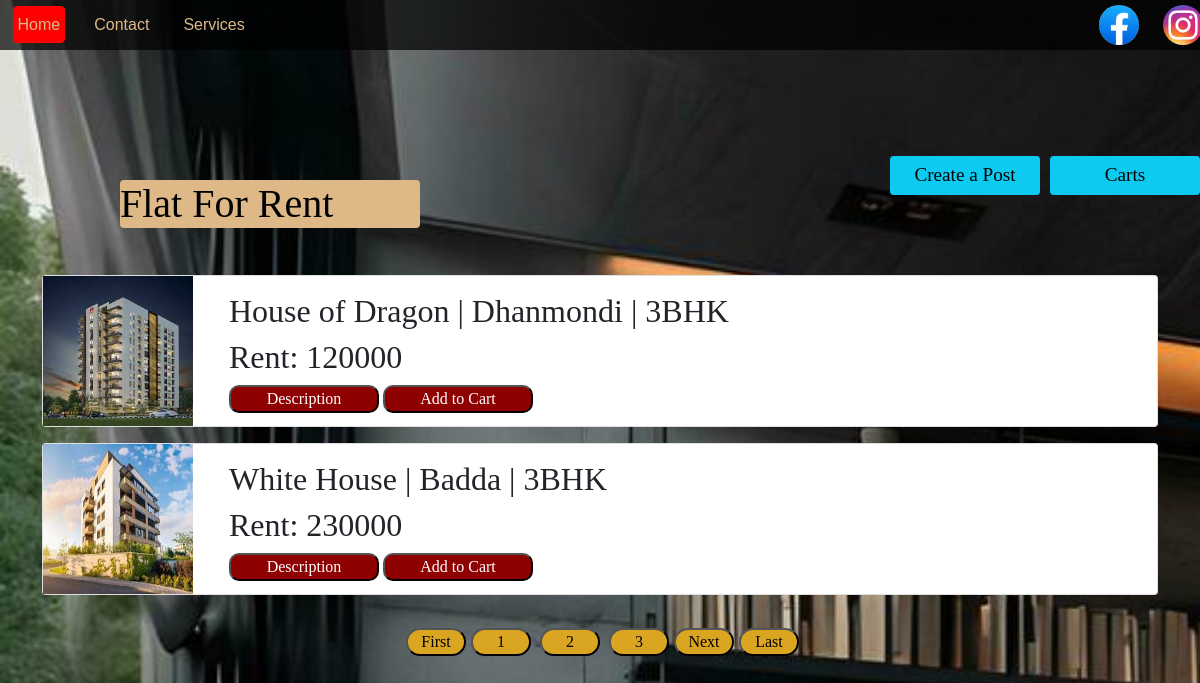
Page /php/home.php (signed in) on the earlier database version.
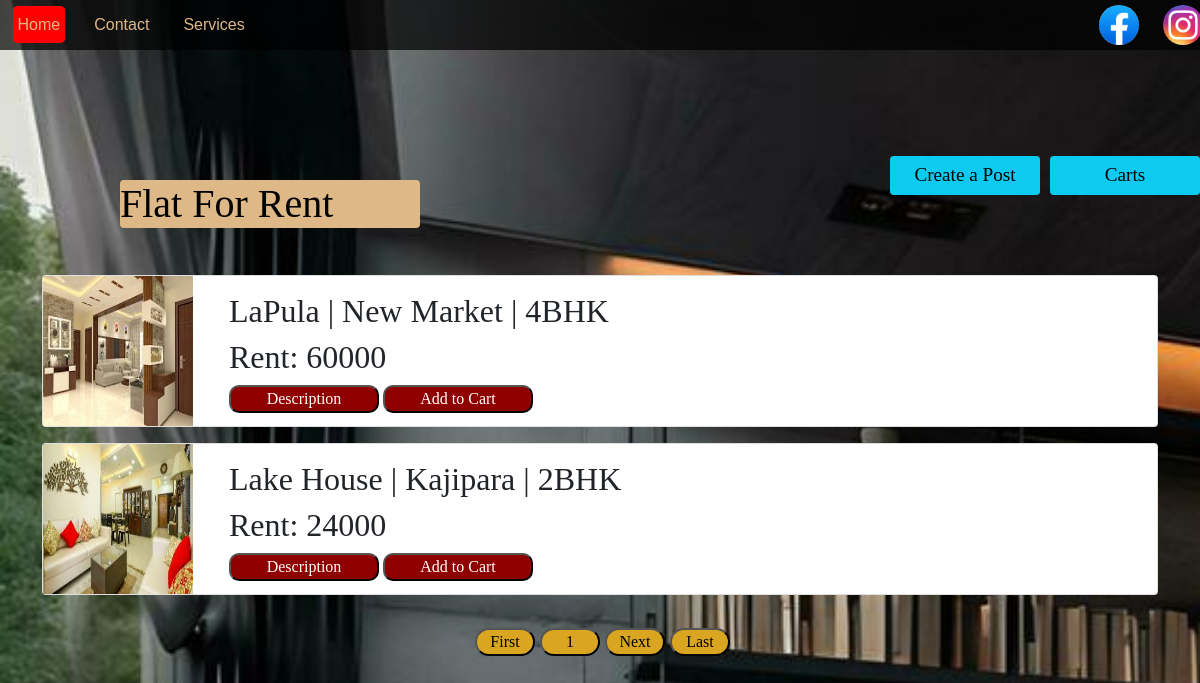
Same page on the later database version.
### tables this page shows
CREATE TABLE `flat` (
  `flat_id` int(11) NOT NULL,
  `owner_id` int(11) DEFAULT NULL,
  `name` varchar(255) DEFAULT NULL,
  `area` varchar(255) DEFAULT NULL,
  `size` varchar(255) DEFAULT NULL,
  `BHK` varchar(255) DEFAULT NULL,
  `address` varchar(255) DEFAULT NULL,
  `price` varchar(255) DEFAULT NULL,
  `image` varchar(255) DEFAULT NULL,
  `status` tinyint(1) DEFAULT NULL
);

### php/adds.php (called while the page is built, shortened)
<?php
require_once "database.php";
$start= 0;
$end= 2;
$query1= "SELECT * FROM flat";
$data = mysqli_query($con,$query1);
$num_of_rows= mysqli_num_rows($data);
$pages = ceil($num_of_rows / $end);
$sql="SELECT * FROM flat  LIMIT  $start,$end";
$all= mysqli_query($con,$sql);
?>

### php/home.php (the view, shortened to what this page needs)
<?php
require_once "database.php";
include "adds.php";
?>
<!DOCTYPE html>
<html>
<head>
    <link href="https://cdn.jsdelivr.net/npm/bootstrap@5.0.2/dist/css/bootstrap.min.css" rel="stylesheet">
    <link rel="stylesheet" type="text/css" href="../css/style.css">
    <link rel="stylesheet" type="text/css" href="../css/header.css">
    <link rel="stylesheet" type="text/css" href="../css/footer.css">
</head>
<body id="<?= $nr ?>">
<?php include "header.php"?>
<main>
<div>
<h1 class="ads">Flat For Rent</h1>
<div class="post">
    <a href='post.php' class='btn btn-info btn-sm'>Create a Post</a>
    <a href='carts.php' class='btn btn-info btn-sm'>Carts</a>
 </div>
<?php
    include "message.php";
?>
<div class="container py-5">
    <div class="row mt-4">
<?php
while($row = mysqli_fetch_assoc($all))
{
?>
      <div class="row-mb-3 mt-2">
          <div class="card mb-2">
              <img src="../image/<?= $row["image"]?>" width="150px" height="150px" alt="">
              <div class="card-body">
            <div class="info">
             <h2 class="title"><?= $row["name"]; ?> |</h2>
             <h2 class="title"><?= $row["area"]; ?> |</h2>
             <h2 class="title"><?= $row["BHK"]; ?></h2>
            </div>
             <h2 class="Email">Rent: <?= $row["price"]; ?></h2>
             <a href="description.php?id=<?= $row["flat_id"]; ?>"><button>Description</button></a>
             <a href="addtocart.php?id=<?= $row["flat_id"]; ?>"><button >Add to Cart</button></a>
            </div>
         </div>
      </div>
      <?php
 }
?>
    </div>
</div>
<div class="page-info">
    <?php
    if(!isset($_GET["page-nr"])){
        $page = 1;
    } else{
        $page = $_GET["page-nr"];
    }
    ?>
   <?php
   if ($page <= $pages){
    ?>
    <h4>showing <?= $page ?> of <?= $pages ?> pages</h4>
    <?php
   } else {
    ?>
  <h3>No Records Found</h3>
  <?php
   }
   ?>
</div>
<div class="pagination">
    <a href="home.php" ><button>First</button></a>
<div class="page_num">
    <?php
      for($counter = 1; $counter <= $pages; $counter++){
        ?>
        <a href="?page-nr=<?= $counter?>" <?php if ($page ==="home.php?page-nr= $counter") {?> class="activeLink" <?php }  ?>><button><?= $counter; ?></button></a>
        <?php
      }
    ?>
</div>
    <?php
     if(!isset($_GET["page-nr"])){
     ?>
         <a href="?page-nr=2"><button>Next</button></a>
<?php
}
    ?>
    <a href="?page-nr=<?= $pages ?>" ><button>Last</button></a>
</div>
</div>
</main>
</body>
</html>

### php/header.php (shortened to what this page needs)
<?php $page = basename($_SERVER["REQUEST_URI"])?>
<header id="header">
            <nav class = "box_nav">
                <a href="home.php" id="box_nav1" <?php if ($page === "home.php") {?> class="activeLink" <?php }  ?> >Home</a>
                <a href = "contact.php" id="box_nav1" <?php if ($page === "contact.php") {?> class="activeLink" <?php }  ?> >Contact</a>
                <a href="services.php" id="box_nav1" <?php if ($page === "services.php") {?> class="activeLink" <?php }  ?> >Services</a>
            </nav>
  <div class = "social_1">
            <a target ="_blank" href= "https://facebook.com"><img src="../image/fb.jpg" id ='social' ></a>
            <a target ="_blank" href= "https://instagram.com"><img src="../image/insta.jpg" id ='social'></a>
  </div>
  </header>

### php/message.php (shortened to what this page needs)
<!DOCTYPE html>
<html lang="en">
<head>
</head>
<body>
</body>
</html>

### css/style.css (style rules this page uses)
* { margin: 0; padding: 0; box-sizing: border-box; }
body { background-image: url("../image/bg3.jpg"); background-repeat: no-repeat; background-size: cover; background-attachment: fixed; display: flex; height: auto; flex-direction: column; }
.ads { position: relative; top: 180px; left: 120px; color: black; background-color: burlywood; width: 300px; border-radius: 4px; }
.post { position: relative; top: 100px; display: flex; flex-direction: row; gap: 10px; justify-content:end; }
.btn { width: 150px; font-size:larger; }
a { color:black; text-decoration: none; }
.card button { background-color: rgb(143, 0, 0); color: white; border-radius: 10px; width: 150px; }
.pagination button { margin-left: 5px; width: 60px; background-color:goldenrod; border-radius: 20px; margin-bottom: 30px; }
.activeLink { margin-left: 5px; width: 80px; background-color: red; }
.page-info h4,h3 { color: azure; }
.pagination { display: flex; flex-direction: row; justify-content: center; position: relative; top: 40px; }
.page-info { display: flex; justify-content: center; }
.title { display: flex; }
.info { display: flex; flex-direction: row; gap: 8px; }
.card-body { position: absolute; left: 170px; }
.container { position: relative; top: 100px; }

### css/header.css (style rules this page uses)
header { position: fixed; width: 100%; top:0; z-index: 999; height: 50px; background-color: rgba(0,0,0,0.7); display: flex; flex-direction: row; justify-content: left; align-items: center; gap: 1em; margin:0; padding: 0; }
@media (min-width: 980px) { .activeLink { background-color: red; color: black; border-radius: 10%; } }
@media (min-width: 980px) { .box_nav { position: relative; } }
@media (min-width: 980px) { #box_nav1 { position: relative; left: 1%; top: 2%; margin: 10px; padding: 10px 5px; text-align: right; font-family: "Montserrat",sans-serif; text-decoration: none; color:burlywood; } }
@media (min-width: 980px) { #social { width: 40px; height: 40px; z-index: 10; border-radius: 50%; margin: 10px; } }
@media (min-width: 980px) { .social_1 { position: relative; left: 68%; } }

### css/footer.css (style rules this page uses)
* { font-family: 'Times New Roman', Times, serif; }

Differences in the rows shown:
removed flat: image (picture), name "House of Dragon", area "Dhanmondi", BHK "3BHK", price "120000"
removed flat: image (picture), name "White House", area "Badda", BHK "3BHK", price "230000"
now on this page (row unchanged): flat: image (picture), name "LaPula", area "New Market", BHK "4BHK", price "60000"
now on this page (row unchanged): flat: image (picture), name "Lake House", area "Kajipara", BHK "2BHK", price "24000"
Other differences:
list line gone: "2"
list line gone: "3"
